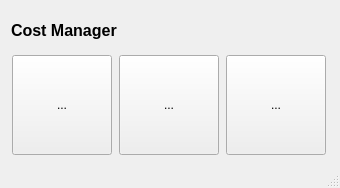
<?xml version="1.0" encoding="UTF-8"?>
<ui version="4.0">
 <class>MainWindow</class>
 <widget class="QMainWindow" name="MainWindow">
  <property name="geometry">
   <rect>
    <x>0</x>
    <y>0</y>
    <width>340</width>
    <height>188</height>
   </rect>
  </property>
  <property name="windowTitle">
   <string>Cost Manager 1.3</string>
  </property>
  <widget class="QWidget" name="centralWidget">
   <layout class="QVBoxLayout" name="verticalLayout">
    <item>
     <widget class="QLabel" name="label">
      <property name="font">
       <font>
        <pointsize>12</pointsize>
        <weight>75</weight>
        <bold>true</bold>
       </font>
      </property>
      <property name="text">
       <string>Cost Manager</string>
      </property>
     </widget>
    </item>
    <item>
     <layout class="QHBoxLayout" name="horizontalLayout">
      <item>
       <widget class="QToolButton" name="addButton">
        <property name="minimumSize">
         <size>
          <width>100</width>
          <height>100</height>
         </size>
        </property>
        <property name="text">
         <string>...</string>
        </property>
        <property name="iconSize">
         <size>
          <width>100</width>
          <height>100</height>
         </size>
        </property>
       </widget>
      </item>
      <item>
       <widget class="QToolButton" name="getButton">
        <property name="minimumSize">
         <size>
          <width>100</width>
          <height>100</height>
         </size>
        </property>
        <property name="text">
         <string>...</string>
        </property>
        <property name="iconSize">
         <size>
          <width>100</width>
          <height>100</height>
         </size>
        </property>
       </widget>
      </item>
      <item>
       <widget class="QToolButton" name="tuneButton">
        <property name="minimumSize">
         <size>
          <width>100</width>
          <height>100</height>
         </size>
        </property>
        <property name="text">
         <string>...</string>
        </property>
        <property name="iconSize">
         <size>
          <width>100</width>
          <height>100</height>
         </size>
        </property>
       </widget>
      </item>
     </layout>
    </item>
   </layout>
  </widget>
  <widget class="QStatusBar" name="statusBar"/>
 </widget>
 <layoutdefault spacing="6" margin="11"/>
 <resources/>
 <connections/>
</ui>
